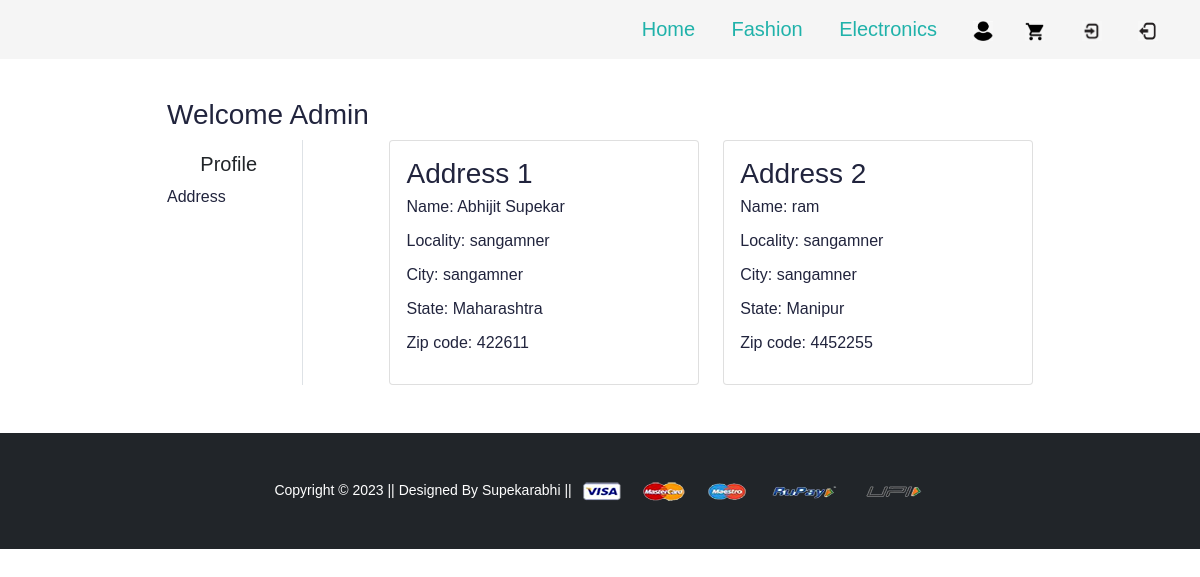
Page /address/ (signed in) on the earlier database version.
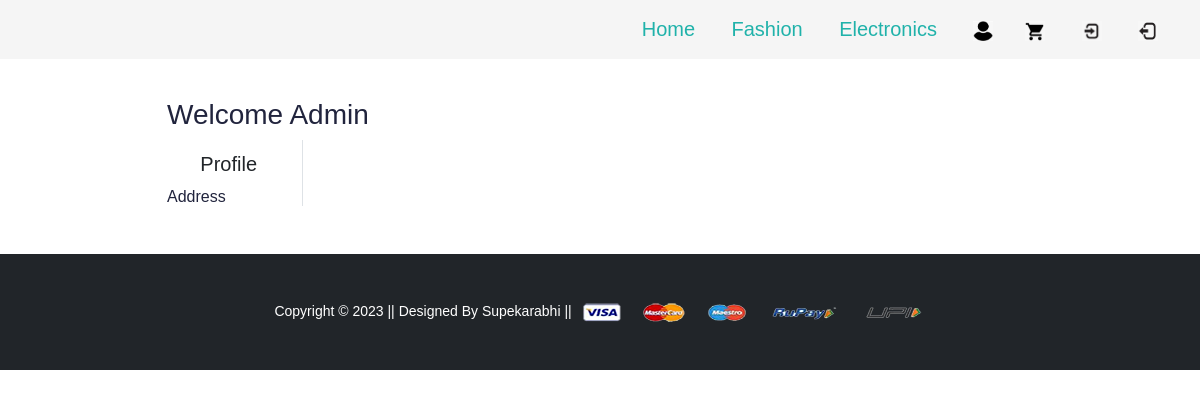
Same page on the later database version.
### app/models.py (models this page shows)
class Customer(models.Model):
    user = models.ForeignKey(User,on_delete=models.CASCADE)
    name = models.CharField(max_length=200)
    locality = models.CharField(max_length=200)
    city = models.CharField( max_length=50)
    zipcode = models.IntegerField()
    state = models.CharField(choices=STATE_CHOICES,max_length=50)

### app/views.py (the view)
# urls.py: path('address/', views.address, name='address'),
@login_required
def address(request):
 add=Customer.objects.filter(user=request.user)
 return render(request, 'app/address.html',{'add':add,'active':'btn-primary'})

### app/templates/app/address.html (shortened to what this page needs)
{% extends 'app/base.html' %}
{% load static %}
{% block main-content %}
<div class="container my-5">
 <div class="row">
 <h3>Welcome <span class="text-capitalize">{{request.user}}</span></h3>
  <div class="col-sm-2 border-end">
   <ul class="list-unstyled">
    <li class="d-grid"><a href="{% url 'profile' %}" class="btn">Profile</a></li>
    <li class="d-grid"><a href="{% url 'address' %}" class="btn{{active}}">Address</a></li>
   </ul>
  </div>
  <div class="col-sm-9 offset-sm-1">
   <div class="row">
    {% for ad in add %}
    <div class="col-sm-6">
     <div class="card">
      <div class="card-body">
       <h3>Address {{forloop.counter}} </h3>
       <p>Name: {{ad.name}}</p>
       <p>Locality: {{ad.locality}}</p>
       <p>City: {{ad.city}}</p>
       <p>State: {{ad.state}}</p>
       <p>Zip code: {{ad.zipcode}}</p>
      </div>
     </div>
    </div>
    {% endfor %}
   </div>
  </div>
 </div>
</div>
{% endblock main-content %}

Differences in the rows shown:
removed Customer: name "Abhijit Supekar", locality "sangamner", city "sangamner", state "Maharashtra", zipcode "422611"
removed Customer: name "ram", locality "sangamner", city "sangamner", state "Manipur", zipcode "4452255"
